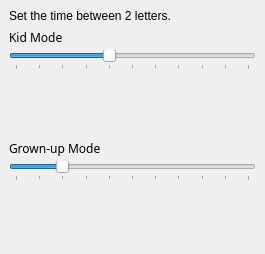
<ui version="4.0" >
 <author></author>
 <comment></comment>
 <exportmacro></exportmacro>
 <class>timerui</class>
 <widget class="QWidget" name="timerui" >
  <property name="geometry" >
   <rect>
    <x>0</x>
    <y>0</y>
    <width>265</width>
    <height>254</height>
   </rect>
  </property>
  <property name="windowTitle" >
   <string>Form</string>
  </property>
  <layout class="QGridLayout" >
   <property name="margin" >
    <number>9</number>
   </property>
   <property name="spacing" >
    <number>6</number>
   </property>
   <item row="0" column="0" >
    <layout class="QVBoxLayout" >
     <property name="margin" >
      <number>0</number>
     </property>
     <property name="spacing" >
      <number>6</number>
     </property>
     <item>
      <widget class="QLabel" name="label_2" >
       <property name="text" >
        <string>Set the time between 2 letters.</string>
       </property>
      </widget>
     </item>
     <item>
      <layout class="QGridLayout" >
       <property name="margin" >
        <number>0</number>
       </property>
       <property name="spacing" >
        <number>4</number>
       </property>
       <item row="2" column="0" >
        <spacer>
         <property name="orientation" >
          <enum>Qt::Horizontal</enum>
         </property>
         <property name="sizeHint" >
          <size>
           <width>219</width>
           <height>20</height>
          </size>
         </property>
        </spacer>
       </item>
       <item row="1" column="0" colspan="2" >
        <widget class="QSlider" name="kcfg_KidTimer" >
         <property name="toolTip" >
          <string>&lt;html>&lt;head>&lt;meta name="qrichtext" content="1" />&lt;/head>&lt;body style=" white-space: pre-wrap; font-family:Sans Serif; font-size:9pt; font-weight:400; font-style:normal; text-decoration:none;">&lt;p style=" margin-top:0px; margin-bottom:0px; margin-left:0px; margin-right:0px; -qt-block-indent:0; text-indent:0px;">Set the timer (in tens of seconds)&lt;/p>&lt;/body>&lt;/html></string>
         </property>
         <property name="whatsThis" >
          <string>&lt;html>&lt;head>&lt;meta name="qrichtext" content="1" />&lt;/head>&lt;body style=" white-space: pre-wrap; font-family:Sans Serif; font-size:9pt; font-weight:400; font-style:normal; text-decoration:none;">&lt;p style=" margin-top:0px; margin-bottom:0px; margin-left:0px; margin-right:0px; -qt-block-indent:0; text-indent:0px;">You can set the time between two letters in Kid mode. Default is 4 tens of seconds but younger children might need longer time.&lt;/p>&lt;/body>&lt;/html></string>
         </property>
         <property name="maximum" >
          <number>10</number>
         </property>
         <property name="pageStep" >
          <number>1</number>
         </property>
         <property name="value" >
          <number>4</number>
         </property>
         <property name="sliderPosition" >
          <number>4</number>
         </property>
         <property name="orientation" >
          <enum>Qt::Horizontal</enum>
         </property>
         <property name="tickPosition" >
          <enum>QSlider::TicksBelow</enum>
         </property>
         <property name="tickInterval" >
          <number>1</number>
         </property>
        </widget>
       </item>
       <item row="0" column="0" colspan="2" >
        <widget class="QLabel" name="label" >
         <property name="text" >
          <string>&lt;html>&lt;head>&lt;meta name="qrichtext" content="1" />&lt;/head>&lt;body style=" white-space: pre-wrap; font-family:Sans Serif; font-size:9pt; font-weight:400; font-style:normal; text-decoration:none;">&lt;p style=" margin-top:0px; margin-bottom:0px; margin-left:0px; margin-right:0px; -qt-block-indent:0; text-indent:0px;">Kid Mode&lt;/p>&lt;/body>&lt;/html></string>
         </property>
        </widget>
       </item>
       <item row="3" column="1" >
        <spacer>
         <property name="orientation" >
          <enum>Qt::Vertical</enum>
         </property>
         <property name="sizeHint" >
          <size>
           <width>20</width>
           <height>20</height>
          </size>
         </property>
        </spacer>
       </item>
       <item row="2" column="1" >
        <widget class="QLabel" name="timeKidLabel" >
         <property name="text" >
          <string/>
         </property>
        </widget>
       </item>
      </layout>
     </item>
     <item>
      <layout class="QGridLayout" >
       <property name="margin" >
        <number>0</number>
       </property>
       <property name="spacing" >
        <number>4</number>
       </property>
       <item row="2" column="0" >
        <spacer>
         <property name="orientation" >
          <enum>Qt::Horizontal</enum>
         </property>
         <property name="sizeHint" >
          <size>
           <width>219</width>
           <height>20</height>
          </size>
         </property>
        </spacer>
       </item>
       <item row="1" column="0" colspan="2" >
        <widget class="QSlider" name="kcfg_GrownTimer" >
         <property name="toolTip" >
          <string>&lt;html>&lt;head>&lt;meta name="qrichtext" content="1" />&lt;/head>&lt;body style=" white-space: pre-wrap; font-family:Sans Serif; font-size:9pt; font-weight:400; font-style:normal; text-decoration:none;">&lt;p style=" margin-top:0px; margin-bottom:0px; margin-left:0px; margin-right:0px; -qt-block-indent:0; text-indent:0px;">Set the timer (in tens of seconds)&lt;/p>&lt;/body>&lt;/html></string>
         </property>
         <property name="whatsThis" >
          <string>&lt;html>&lt;head>&lt;meta name="qrichtext" content="1" />&lt;/head>&lt;body style=" white-space: pre-wrap; font-family:Sans Serif; font-size:9pt; font-weight:400; font-style:normal; text-decoration:none;">&lt;p style=" margin-top:0px; margin-bottom:0px; margin-left:0px; margin-right:0px; -qt-block-indent:0; text-indent:0px;">You can set the time between two letters in Grown-up mode. Default is 2 tens of seconds.&lt;/p>&lt;/body>&lt;/html></string>
         </property>
         <property name="maximum" >
          <number>10</number>
         </property>
         <property name="pageStep" >
          <number>1</number>
         </property>
         <property name="value" >
          <number>2</number>
         </property>
         <property name="sliderPosition" >
          <number>2</number>
         </property>
         <property name="orientation" >
          <enum>Qt::Horizontal</enum>
         </property>
         <property name="tickPosition" >
          <enum>QSlider::TicksBelow</enum>
         </property>
         <property name="tickInterval" >
          <number>1</number>
         </property>
        </widget>
       </item>
       <item row="0" column="0" colspan="2" >
        <widget class="QLabel" name="label_3" >
         <property name="text" >
          <string>&lt;html>&lt;head>&lt;meta name="qrichtext" content="1" />&lt;/head>&lt;body style=" white-space: pre-wrap; font-family:Sans Serif; font-size:9pt; font-weight:400; font-style:normal; text-decoration:none;">&lt;p style=" margin-top:0px; margin-bottom:0px; margin-left:0px; margin-right:0px; -qt-block-indent:0; text-indent:0px;">Grown-up Mode&lt;/p>&lt;/body>&lt;/html></string>
         </property>
        </widget>
       </item>
       <item row="3" column="1" >
        <spacer>
         <property name="orientation" >
          <enum>Qt::Vertical</enum>
         </property>
         <property name="sizeHint" >
          <size>
           <width>20</width>
           <height>20</height>
          </size>
         </property>
        </spacer>
       </item>
       <item row="2" column="1" >
        <widget class="QLabel" name="timeGrownLabel" >
         <property name="text" >
          <string/>
         </property>
        </widget>
       </item>
      </layout>
     </item>
    </layout>
   </item>
  </layout>
 </widget>
 <pixmapfunction></pixmapfunction>
 <resources/>
 <connections/>
</ui>
